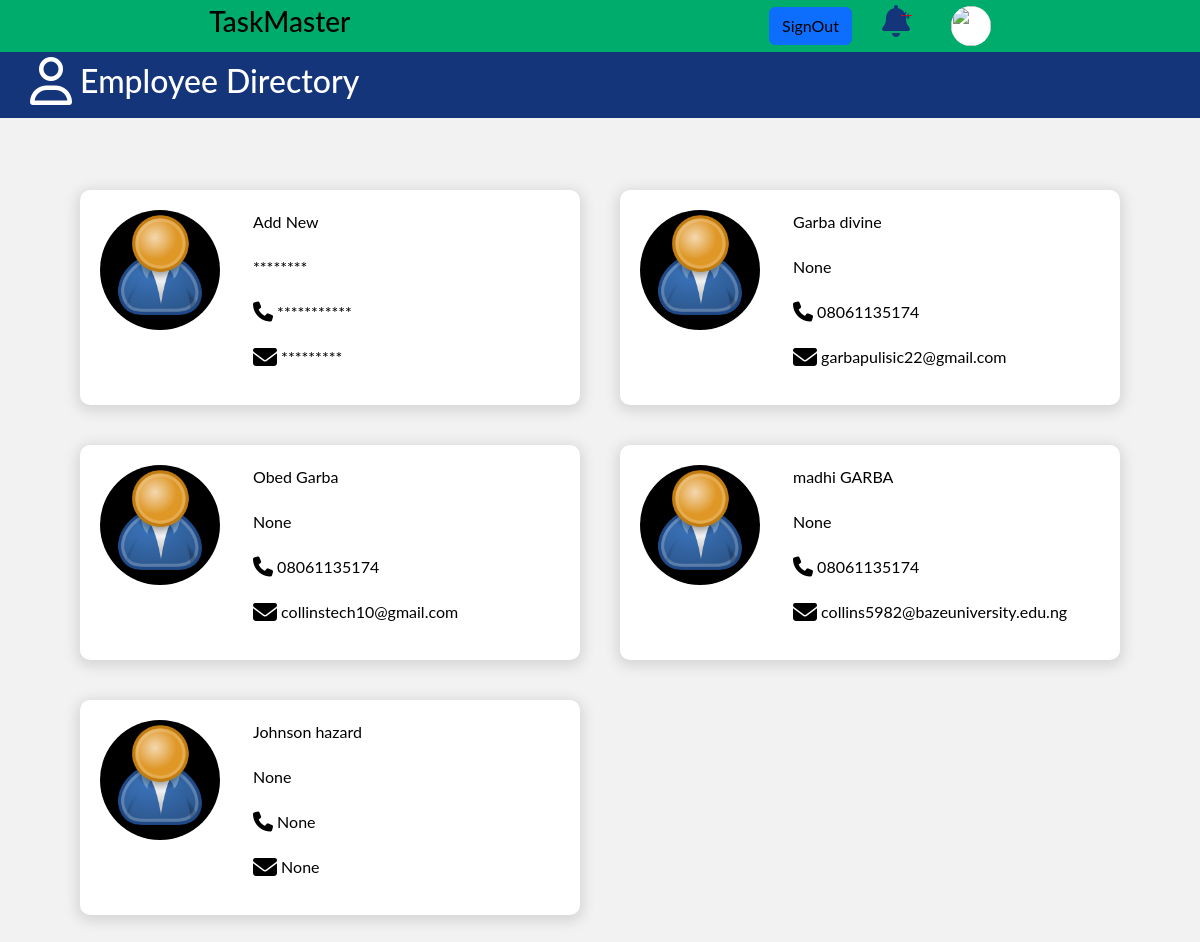
The app's page /employees/employeedirectory/ (signed in) with its own data.
### employees/models.py (models this page shows, shortened)
class Profile(models.Model):
    ROLE_CHOICES = (
        ('employee', 'Employee'),
        ('employer', 'Employer'),
    )
    STATUS_CHOICES = (
        ('active', 'Active'),
        ('on_leave', 'On Leave'),
        ('terminated', 'Terminated'),
    )
    GENDER_CHOICES = (
        ('male', 'Male'),
        ('female', 'Female'),
        ('other', 'Other'),
    )
    user = models.OneToOneField(User, on_delete=models.CASCADE, null=True, blank=True)
    fname = models.CharField(max_length=200, blank=True, null=True)
    lname = models.CharField(max_length=200, blank=True, null=True)
    email = models.EmailField(max_length=500, blank=True, null=True, unique=True)
    position=models.CharField(max_length=200, blank=True, null=True)
    account_no = models.CharField(max_length=20, blank=True, null=True)
    account_name = models.CharField(max_length=200, blank=True, null=True)
    address= models.TextField(null=True, blank=True)
    state = models.CharField(max_length=200, blank=True, null=True)
    phone_no = models.CharField(max_length=15, blank=True, null=True)
    date_of_hire = models.DateField(null=True, blank=True)
    gender = models.CharField(max_length=10, choices=GENDER_CHOICES, blank=True, null=True)
    status = models.CharField(max_length=15, choices=STATUS_CHOICES, default='active')
    profile_image = models.ImageField(null=True, blank=True, upload_to='profiles/', default='profiles/user-default.png')
    dob = models.DateField(null=True, blank=True)
    role = models.CharField(max_length=10, choices=ROLE_CHOICES, default='employee')
    created = models.DateTimeField(auto_now_add=True)
    id = models.UUIDField(default=uuid.uuid4, unique=True, primary_key=True, editable=False)

### employees/views.py (the view)
# urls.py: path('employeedirectory/', views.employeedirectory, name="employee-directory"),
@login_required(login_url= 'login')
def employeedirectory(request):
    profiles= Profile.objects.all()
    user_profile = Profile.objects.get(user=request.user)
    is_employer = user_profile.role=='employer'
    navbar_type="type1"
    context= {'profiles': profiles,'navbar_type': navbar_type, 'profile':user_profile, 'is_employer': is_employer}
    return render (request, 'employees/employeelist.html', context)

### employees/templates/employees/employeelist.html
{% extends 'main.html'%}
{% block content %}
<div>
    <div class="empDIrectoryHeading">
        <div  style="color: white;">
            <h2> <i class="fa-regular fa-user fa-xl"></i> Employee Directory</h2>
        </div>
    </div>
    <br>
    <br>
    <br>
    <div class="Directory">
        {% if is_employer %}
        <a href="{% url 'employee-registration' %}">
            <div class="eachEmpDirectory">
                <img src="{{profile.profile_image.url}}" alt="" class="employeePic">
                <div class="employeeDetails">
                    <p>Add New</p>
                    <p>********</p>
                    <p><i class="fa-solid fa-phone fa-lg"></i> ***********</p>
                    <p><i class="fa-solid fa-envelope fa-xl"></i> *********</p>
                </div>
            </div>
        </a>
        {% endif %}
        {%for profile in profiles %}
        <a href="{% url 'employee-details' profile.id %}">
            <div class="eachEmpDirectory">
                <img src="{{profile.profile_image.url}}" alt="" class="employeePic">
                <div class="employeeDetails">
                    <p>{{profile.fname|add:" "|add:profile.lname  }}</p>
                    <p>{{profile.position}}</p>
                    <p><i class="fa-solid fa-phone fa-lg"></i> {{profile.phone_no}}</p>
                    <p><i class="fa-solid fa-envelope fa-xl"></i> {{profile.email}}</p>
                </div>
            </div>
        </a>
        {% endfor %}
    </div>
</div>
{% endblock %}

### templates/main.html (shortened to what this page needs)
<!DOCTYPE html>
{% load static %}
<html>
<head>
    <link href="https://cdn.jsdelivr.net/npm/bootstrap@5.3.2/dist/css/bootstrap.min.css" rel="stylesheet">
    <link rel="stylesheet" href="https://cdn.jsdelivr.net/npm/bootstrap-icons@1.11.2/font/bootstrap-icons.min.css">
    <link rel="stylesheet" href="https://cdnjs.cloudflare.com/ajax/libs/font-awesome/6.4.2/css/all.min.css" />
    <link rel="stylesheet" href="{% static 'styles/mystyles.css' %}">
</head>
<body>
    {% if navbar_type == 'type1' %}
        {% include 'navbar.html' %}
    {% elif navbar_type == 'type2' %}
        {% include 'navbar2.html' %}
    {% endif %}
    {% block content %}
    {% endblock content%}
</body>
</html>

### templates/navbar.html
{% load static %}
<header class="dashboardTBar">
     {% if profile and profile.id %}
        <a href="{% url 'dashboard' profile.id %}"><h3>TaskMaster</h3></a>
    {% else %}
        <a href="#"><h3>TaskMaster</h3></a>
    {% endif %}
    <div class="dbTbFeatures">
        {% if request.user.is_authenticated %}
        <button type="button" class="btn btn-primary" ><a href="{% url 'logout'%}">SignOut </a></button>
        <i class="fa-solid fa-bell fa-2xl"><span class="notificationNum">4</span></i>
        <a href="{% url 'user-profile' %}"><img src="" alt="" class="profilePic"></a>
        {% else %}
        <button type="button" class="btn btn-primary" ><a href="{% url 'login'%}">SignIn </a></button>
        {% endif %}
    </div>
</header>

### static/styles/mystyles.css (style rules this page uses)
body { background: #F3F2F2; margin: 0px; font-family: 'Lato', sans-serif; }
.dashboardTBar { display: flex; justify-content: space-around; background: var(--PRIMARY, #00AC6B); color: var(--on-secondary, #15357A); padding-top: 5px; padding-bottom: 5px; align-items: center; }
.dbTbFeatures { display: flex; align-items: center; gap: 30px; }
.profilePic { width: 40px; height: 40px; border-radius: 40px; background: #FFF; }
.employeePic { width: 120px; height: 120px; border-radius: 120px; background: #000; }
.empDIrectoryHeading { padding: 10px 30px; background: var(--on-secondary, #15357A); }
.Directory { display: grid; gap: 40px; justify-content: center; margin-bottom: 30px; grid-template-columns: repeat(2, 0fr); }
.eachEmpDirectory { width: 500px; background: #FFF; box-shadow: 0px 3px 14px 3px rgba(0, 0, 0, 0.12); display: flex; padding: 20px; gap: 33px; border-radius: 10px; }
.employeeDetails { display: inline-flex; flex-direction: column; align-items: flex-start; gap: 5px; }
a { text-decoration: none; color: #000; }
.notificationNum { position: relative; background-color: red; border-radius: 14px; padding: 0px 2px; font-size: xx-small; display: inline-flex; flex-direction: column; justify-content: center; align-items: center; bottom: 14px; right: 9px; }

### records on screen
Profile: profile_image (placeholder picture), fname|add "Garba divine", position "None", phone_no "08061135174", email "garbapulisic22@gmail.com"
Profile: profile_image (placeholder picture), fname|add "Obed Garba", position "None", phone_no "08061135174", email "collinstech10@gmail.com"
Profile: profile_image (placeholder picture), fname|add "madhi GARBA", position "None", phone_no "08061135174", email "collins5982@bazeuniversity.edu.ng"
Profile: profile_image (placeholder picture), fname|add "Johnson hazard", position "None", phone_no "None", email "None"
